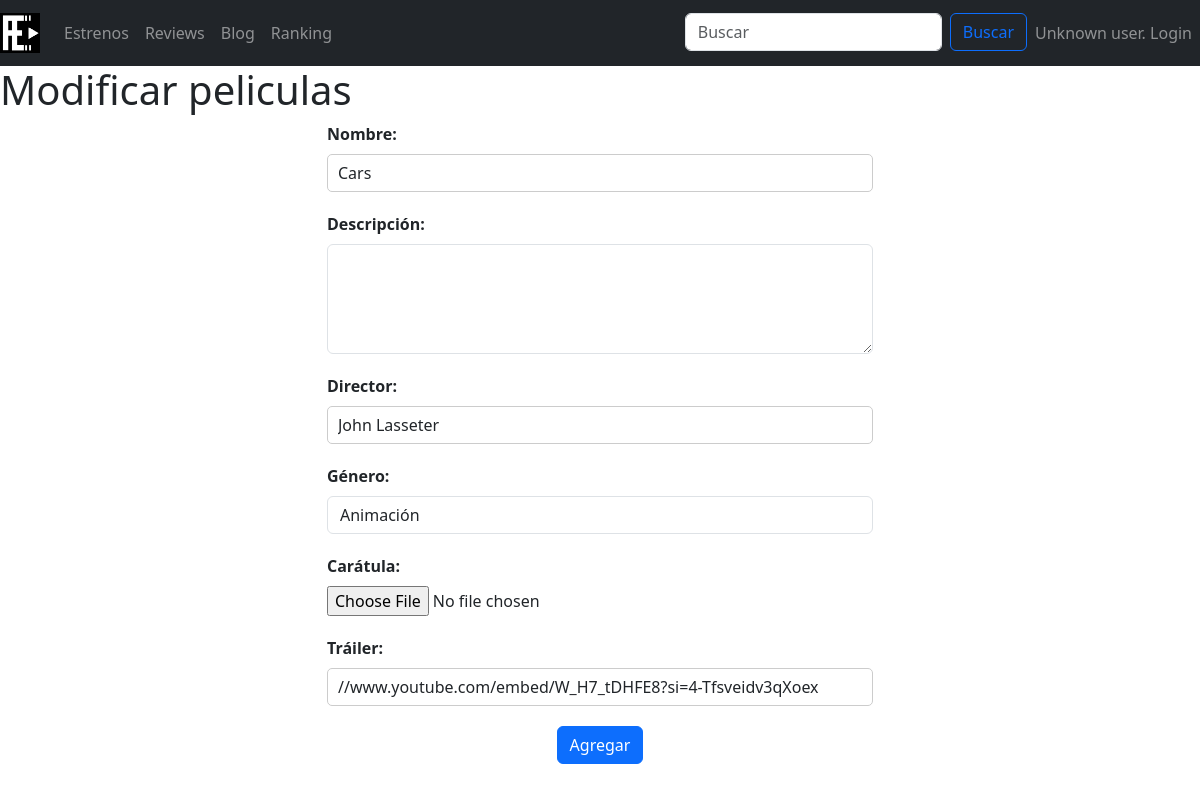
Page /funcionalidades/modificarPelicula.php?id=32 on the committed database.
### tables this page shows
CREATE TABLE `peliculas` (
  `ID` int(10) UNSIGNED NOT NULL,
  `nombre` varchar(20) NOT NULL,
  `descripcion` text NOT NULL,
  `director` varchar(20) NOT NULL,
  `genero` varchar(30) NOT NULL,
  `caratula` varchar(100) NOT NULL,
  `trailer` varchar(200) DEFAULT NULL,
  `numValoraciones` int(200) NOT NULL,
  `valoracion` int(10) NOT NULL
);

### includes/SAs/PeliculaSA.php (called while the page is built, shortened)
<?php
require_once __DIR__ . '/../DAOs/peliculaDAO.php';
require_once __DIR__ . '/../DTOs/PeliculaDTO.php';
class PeliculaSA
{
    public function obtenerPeliculaPorID($id)
    {
        $peliculaDAO = new PeliculaDAO();
        $pelicula = $peliculaDAO->obtenerPeliculaPorID($id);
        return $pelicula;
    }
    public function getGeneros()
    {
        $peliculaDAO = new PeliculaDAO();
        $generos = $peliculaDAO->getGeneros();
        return $generos;
    }
}

### includes/Aplicacion.php (called while the page is built, shortened)
<?php
class Aplicacion
{
	private static $instancia;
	public static function getInstance() {
		if (  !self::$instancia instanceof self) {
			self::$instancia = new static();
		}
		return self::$instancia;
	}
	private $bdDatosConexion;
	private $inicializada = false;
	private $conn;
	public function init($bdDatosConexion)
	{
        if ( ! $this->inicializada ) {
    	    $this->bdDatosConexion = $bdDatosConexion;
    		$this->inicializada = true;
        }
	}
	public function getConexionBd()
	{
		if (! $this->conn ) {
			$bdHost = $this->bdDatosConexion['host'];
			$bdUser = $this->bdDatosConexion['user'];
			$bdPass = $this->bdDatosConexion['pass'];
			$bd = $this->bdDatosConexion['bd'];
			$conn = new mysqli($bdHost, $bdUser, $bdPass, $bd);
			$this->conn = $conn;
		}
		return $this->conn;
	}
}

### includes/DAOs/peliculaDAO.php (called while the page is built, shortened)
<?php
class PeliculaDAO
{
    public function obtenerPeliculaPorID($ID)
    {
        $this->conexion = Aplicacion::getInstance()->getConexionBd();
        $query = "SELECT * FROM peliculas WHERE ID = ?";
        $statement = $this->conexion->prepare($query);
        $statement->bind_param("i", $ID);
        $statement->execute();
        $result = $statement->get_result();
        $peliculaData = $result->fetch_assoc();
        if ($peliculaData != null) {
            $peliculaDTO = new PeliculaDTO(
                $peliculaData['ID'],
                $peliculaData['nombre'],
                $peliculaData['descripcion'],
                $peliculaData['director'],
                $peliculaData['genero'],
                $peliculaData['caratula'],
                $peliculaData['trailer'],
                $peliculaData['numValoraciones'],
                $peliculaData['valoracion']
            );
            return $peliculaDTO;
        } else {
            return null;
        }
    }
    public function getGeneros()
    {
        $this->conexion = Aplicacion::getInstance()->getConexionBd();
        $query = "SELECT * FROM generos";
        $statement = $this->conexion->prepare($query);
        $statement->execute();
        $result = $statement->get_result();
        $generos = array();
        while ($row = $result->fetch_assoc()) {
            $generos[] = $row['genero'];
        }
        return $generos;
    }
}

### includes/DTOs/PeliculaDTO.php (called while the page is built, shortened)
<?php
class PeliculaDTO
{
    public $nombre;
    public $descripcion;
    public $director;
    public $genero;
    public $caratula;
    public $trailer;
    private function setPelicula($ID, $nombre, $descripcion, $director, $genero, $caratula, $trailer, $num_valoraciones, $valoracion)
    {
        $this->nombre = $nombre;
        $this->descripcion = $descripcion;
        $this->director = $director;
        $this->genero = $genero;
        $this->caratula = $caratula;
        $this->trailer = $trailer;
    }
    public function getNombre()
    {
        return $this->nombre;
    }
    public function getDescripcion()
    {
        return $this->descripcion;
    }
    public function getDirector()
    {
        return $this->director;
    }
    public function getGenero()
    {
        return $this->genero;
    }
    public function getCaratula()
    {
        return $this->caratula;
    }
    public function getTrailer()
    {
        return $this->trailer;
    }
}

### Formularios/FormularioModificarPeliculas.php (the view, shortened to what this page needs)
<?php
require_once __DIR__ . '/../includes/SAs/PeliculaSA.php';
require_once __DIR__ . '/Formulario.php';
class FormularioModificarPeliculas extends Formulario
{
    public $id;
    public function __construct($id)
    {
        $this->id = $id;
    }
    protected function generaCamposFormulario(&$datos)
    {
        $peliculaSA = new PeliculaSA();
        $pelicula = $peliculaSA->obtenerPeliculaPorID($this->id);
        $erroresCampos = self::generaErroresCampos($this->campos, $this->errores);
        $erroresGlobal = self::generaListaErroresGlobales($this->errores);
        $nombre = $pelicula->getNombre();
        $descripcion = $pelicula->getDescripcion();
        $director = $pelicula->getDirector();
        $genero = $pelicula->getGenero();
        $caratula = $pelicula->getCaratula();
        $trailer = $pelicula->getTrailer();
        $opcionesGenero = $peliculaSA->getGeneros();
        $opciones = '';
        foreach ($opcionesGenero as $opcion) {
            $selected = ($opcion === $genero) ? 'selected' : '';
            $opciones .= '<option value="' . $opcion . '" ' . $selected . '>' . $opcion . '</option>';
        }
        $contenidoPrincipal = <<<EOS
        <div class="container">
        <div class="row justify-content-center">
            <div class="col-md-6">
                <div class="film-container">
                    <span class="form_errors">$erroresGlobal</span>
                        <div class="form-group">
                            <span class="form_errors">{$erroresCampos['nombrePelicula']}</span>
                            <label for="nombrePelicula">Nombre:</label>
                            <input type="text" class="form-control" id="nombrePelicula" name="nombrePelicula" value="$nombre" required>
                        </div>
                        <div class="form-group">
                            <span class="form_errors">{$erroresCampos['descripcion']}</span>
                            <label for="descripcion">Descripción:</label>
                            <textarea class="form-control" id="descripcion" name="descripcion" rows="4" value="$descripcion" required></textarea>
                            </div>
                        <div class="form-group">
                            <span class="form_errors">{$erroresCampos['director']}</span>
                            <label for="director">Director:</label>
                            <input type="text" class="form-control" id="director" name="director" value="$director" required>
                        </div>
                        <div class="form-group">
                            <span class="form_errors">{$erroresCampos['genero']}</span>
                            <label for="genero">Género:</label>
                            <select class="form-control" id="genero" name="genero" value="$genero" required>
                                $opciones
                            </select>
                        </div>
                        <div class="form-group">
                            <span class="form_errors">{$erroresCampos['caratula']}</span>
                            <label for="caratula">Carátula:</label>
                            <input type="file" class="form-control-file" id="caratula" name="caratula" accept=".png, .jpg, .jpeg, .gif" value="$caratula" required>
                        </div>
                        <div class="form-group">
                            <span class="form_errors">{$erroresCampos['trailer']}</span>
                            <label for="trailer">Tráiler:</label>
                            <input type="text" class="form-control" id="trailer" name="trailer" value="$trailer" required>
                        </div>
                        <div class="text-center">
                            <button type="submit" class="btn btn-primary">Agregar</button>
                        </div>
                </div>
            </div>
        </div>
    </div>
EOS;
        return $contenidoPrincipal;
    }
}

### css/estilo.css (style rules this page uses)
html, body { margin: 0; padding: 0; height: 100%; background-color: white; }
.form-group { margin-bottom: 20px; }
label { display: block; font-weight: bold; }
input[type="text"], input[type="number"], textarea { width: 100%; padding: 10px; border: 1px solid #ccc; border-radius: 5px; font-size: 16px; }

### rows in the picture
peliculas: nombrePelicula "Cars", director "John Lasseter", genero "Animación", trailer "//www.youtube.com/embed/W_H7_tDHFE8?si=4-Tfsveidv3qXoex"
